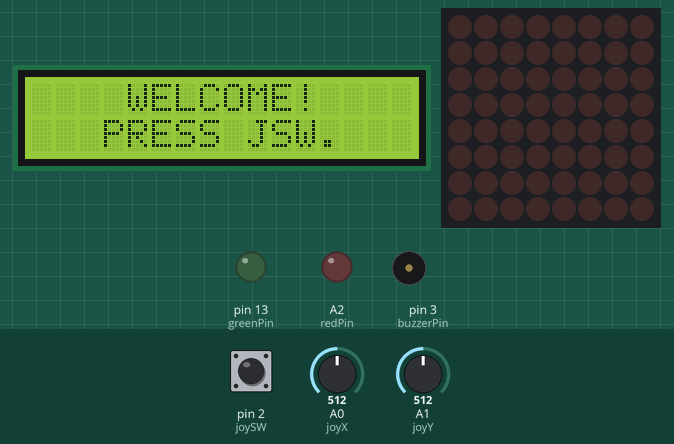
Bench run of a sketch on a simulated Arduino Uno, built with avr-gcc and run on an emulated ATmega328P. Shown: 16×2 character LCD, 8×8 LED matrix, output pins drawn as LEDs (lit = HIGH), buzzer (waves = sounding). The test bench sets the inputs (shaded band); at power-on: pin 2 (joySW) HIGH, A1 (joyY) = 512, A0 (joyX) = 512. Random numbers use the default seed unless the sketch sets one.

Above: at 0.8 s.
0.9 s: pin 2 (joySW) pulled LOW for 0.15 s
At 2.2 s:
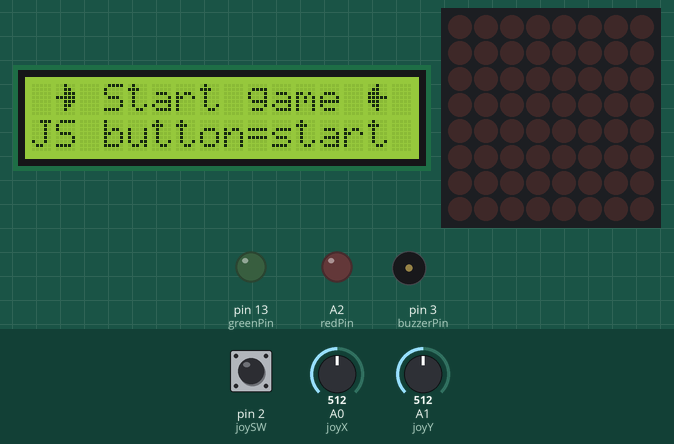
2.9 s: pin 2 (joySW) pulled LOW for 1 s
At 3.16 s:
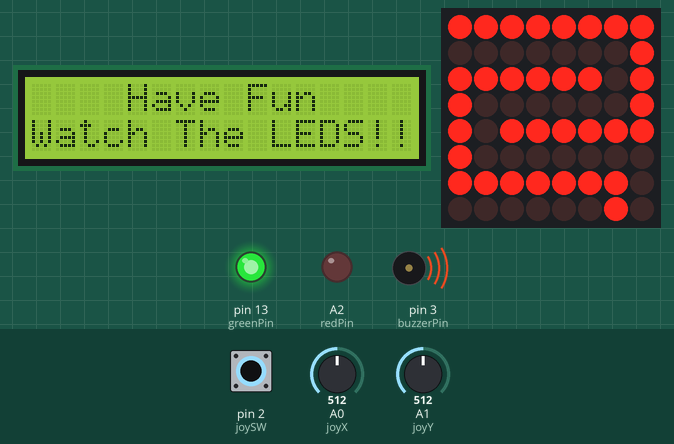
5.4 s: A1 (joyY) set to 582
7.9 s: A1 (joyY) set to 615
At 10.0 s:
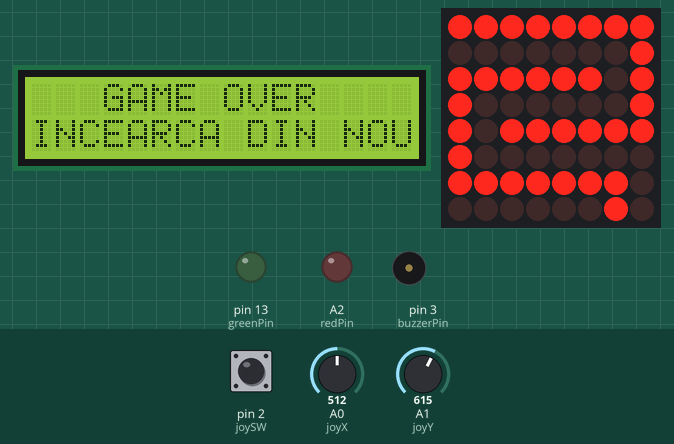
10.3 s: pin 2 (joySW) pulled LOW for 0.15 s
At 11.4 s:
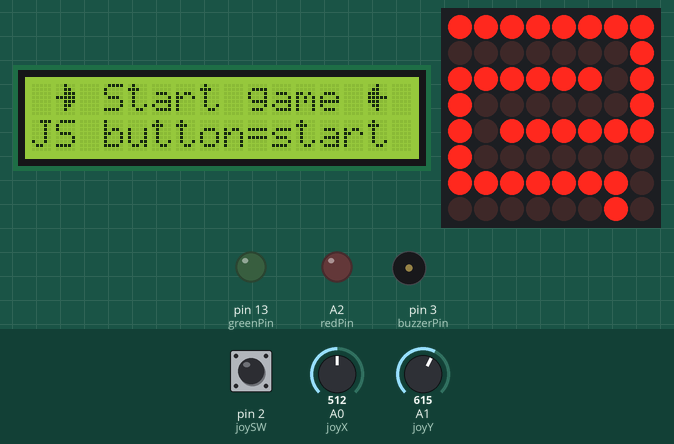
11.9 s: pin 2 (joySW) pulled LOW for 3.2 s
At 13.1 s:
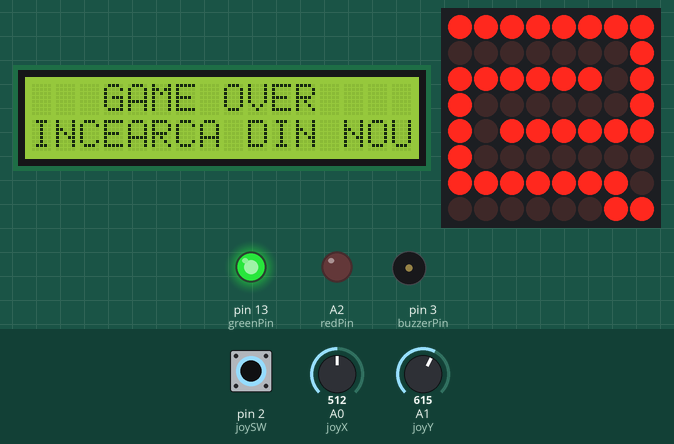
Timing chart, 0 to 14.9 s (numbered marks = the images above; inputs shaded):
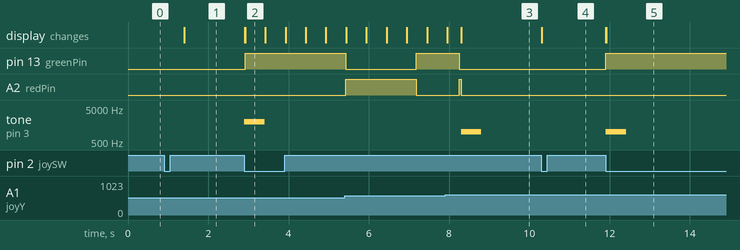

Measured:
- the behaviour switches between 600 and 601 on A1 (joyY) (found by bisection; images 2 and 3)
- after the input at 0.9 s, the display: changes after 0.51 s (image 1)
- after the input at 2.9 s, pin 13 (greenPin): LOW → HIGH at once; tone on pin 3 (buzzerPin): silent → 2000 Hz at once, → silent 0.50 s later; the display: first changes at once (image 2 shows a later state)
- after the input at 7.9 s, tone on pin 3 (buzzerPin): silent → 1000 Hz after 0.40 s, → silent 0.50 s later
- after the input at 10.3 s, the display: first changes at once (image 4 shows a later state)
- after the input at 11.9 s, pin 13 (greenPin): LOW → HIGH at once; tone on pin 3 (buzzerPin): silent → 1000 Hz at once, → silent 0.50 s later; the display: first changes at once (image 5 shows a later state)
- what the display in image 2 shows lasts 0.5 s, from 2.9 s to 3.4 s

The sketch:

matrixgame.ino
```cpp
#include <LiquidCrystal.h>
#include "LedControl.h"
#include <EEPROM.h>

const int dinPin = 12;
const int clockPin = 11;
const int loadPin = 10;

const int redPin = A2;
const int greenPin = 13;
bool greenLEDState = LOW;
bool redLEDState = LOW;
const int buzzerPin = 3;

LedControl lc = LedControl(dinPin, clockPin, loadPin, 1);

byte matrixBrightness = 2;

byte xPos = 0;
byte yPos = 0;
byte xLastPos = 0;
byte yLastPos = 0;


const byte moveInterval = 100;     // Timing variable to control the speed of LED movement
unsigned long long lastMoved = 0;  // Tracks the last time the LED moved
unsigned long startTime = 0;
bool gameEnded = false;
const byte matrixSize = 8;  // Size of the LED matrix
bool matrixChanged = true;  // Flag to track if the matrix display needs updating
// 2D array representing the state of each LED (on/off) in the matrix
bool matrix[matrixSize][matrixSize] = {
  { 1, 1, 1, 1, 1, 1, 1, 1 },
  { 0, 0, 0, 0, 0, 0, 0, 1 },
  { 1, 1, 1, 1, 1, 1, 0, 1 },
  { 1, 0, 0, 0, 0, 0, 0, 1 },
  { 1, 0, 1, 1, 1, 1, 1, 1 },
  { 1, 0, 0, 0, 0, 0, 0, 0 },
  { 1, 1, 1, 1, 1, 1, 1, 0 },
  { 0, 0, 0, 0, 0, 0, 1, 0 }
};

bool initialMatrix[matrixSize][matrixSize];

#define LCD_WIDTH 16

const byte rs = 9;
const byte en = 8;
const byte d4 = 7;
const byte d5 = 6;
const byte d6 = 5;
const byte d7 = 4;
LiquidCrystal lcd(rs, en, d4, d5, d6, d7);

const int joyX = A0;
const int joyY = A1;
const int joySW = 2;

int xValue = 0;
int yValue = 0;
int minThreshold = 200;
int maxThreshold = 600;
bool joyMovedX = false;
bool joyMovedY = false;
bool swState = false;
bool lastSwState = false;

unsigned long lastBlink = 0;
unsigned long blinkInterval = 500;
bool currentLedState = HIGH;

byte leftArr[8] = {
  B00100,
  B01100,
  B11100,
  B11111,
  B11100,
  B01100,
  B00100,
  B00000
};
byte rightArr[8] = {
  B00100,
  B00110,
  B00111,
  B11111,
  B00111,
  B00110,
  B00100,
  B00000
};

byte bell[8] = {
  B00100,
  B01110,
  B01110,
  B01110,
  B11111,
  B00000,
  B00100,
  B00000

};
byte crown[8] = {
  B00000,
  B00100,
  B01110,
  B11111,
  B11111,
  B01110,
  B00100,
  B00000
};
byte questionmark[8] = {
  B00110,
  B01001,
  B01001,
  B00001,
  B00010,
  B00100,
  B00000,
  B00100
};
int score = 0;
int highscore = 0;
long playMillis = 0;

int playerRow = 0;
int playerCol = 0;

bool soundPlaying = false;
unsigned long soundStart = 0;
unsigned long soundDuration = 0;
unsigned int soundFrequency = 0;

enum MenuStates {
  START_GAME,
  HIGH_SCORE,
  SETTINGS,
  ABOUT,
  PLAYING,
  DETAILS,
  GAME_OVER,
  WIN,
  ADJUSTING
} menuState;

bool displayAboutText = false;
bool soundEnabled = true;
unsigned long previousMillis = 0;
long greenInterval = 0;
long redInterval = 0;
bool isGreen = true;

void setup() {
  for (int i = 0; i < matrixSize; ++i) {
    for (int j = 0; j < matrixSize; ++j) {
      initialMatrix[i][j] = matrix[i][j];
    }
  }
  lcd.begin(16, 2);
  lcd.createChar(0, leftArr);
  lcd.createChar(1, rightArr);
  lcd.createChar(2, bell);
  lcd.createChar(3, crown);
  lcd.createChar(4, questionmark);

  pinMode(joySW, INPUT_PULLUP);

  showIntroMessage("PRESS JSW.");


  menuState = START_GAME;

  lc.shutdown(0, false);
  lc.setIntensity(0, 8);
  lc.clearDisplay(0);

  pinMode(redPin, OUTPUT);
  pinMode(greenPin, OUTPUT);

  xPos = 7;
  yPos = 7;

  pinMode(buzzerPin, OUTPUT);

  digitalWrite(redPin, LOW);
  digitalWrite(greenPin, LOW);
   previousMillis = millis();
   Serial.begin(9600);

}

void loop() {

  //alternate();
  switch (menuState) {
    case START_GAME:
      lcd.setCursor(1, 0);
      lcd.write(byte(1));
      centerTextOnLcd("Start game", 0);
      lcd.setCursor(14, 0);
      lcd.write(byte(0));
      centerTextOnLcd("JS button=start", 1);
      break;

    case HIGH_SCORE:
      lcd.setCursor(1, 0);
      lcd.write(byte(3));
      centerTextOnLcd("HighScore", 0);
      lcd.setCursor(14, 0);
      lcd.write(byte(3));
      centerTextOnLcd("JS button=enter", 1);
      //centerTextOnLcd(String("Your HighScore:") + String(highscore), 1);
      break;

    case SETTINGS:
      lcd.setCursor(1, 0);
      lcd.write(byte(2));
      centerTextOnLcd("Settings", 0);
      lcd.setCursor(14, 0);
      lcd.write(byte(2));
      centerTextOnLcd("JS button=enter", 1);
      break;

    case ABOUT:
      lcd.setCursor(1, 0);
      lcd.write(byte(4));
      centerTextOnLcd("About", 0);
      lcd.setCursor(14, 0);
      lcd.write(byte(4));
      centerTextOnLcd("JS button=enter", 1);
      break;


    case DETAILS:
      lcd.setCursor(1, 0);
      centerTextOnLcd("Joc creat de", 0);
      centerTextOnLcd("Marian Matea", 1);
      break;

    case PLAYING:
      // unsigned long seconds = (millis() - startTime) / 1000;  // Calculează timpul în secunde
      centerTextOnLcd("Have Fun", 0);
      centerTextOnLcd("Watch The LEDS!!!", 1);
      //centerTextOnLcd(String(seconds), 1); // Afișează timpul în secunde pe a doua linie
      movegame();
      //playShortStartSound();
       //playSound(1000, 500); //
       //updateSound();

      break;

    case GAME_OVER:
      lcd.setCursor(1, 0);
      centerTextOnLcd("GAME OVER", 0);
      centerTextOnLcd("INCEARCA DIN NOU", 1);
      //playGameOverSound();
      break;
    case WIN:
      lcd.setCursor(1, 0);
      centerTextOnLcd("Ai castigat :D", 0);
      centerTextOnLcd("INCEARCA DIN NOU", 1);
      //playWinSound();
      //updateSound();
      break;
    case ADJUSTING:
      lcd.setCursor(1,0);
      centerTextOnLcd("Control Sunete", 0);
      displaySoundSetting();
       joystickEventCheck();


  }
  joystickEventCheck();


}
void showIntroMessage(const char* message) {
  lcd.clear();
  centerTextOnLcd("WELCOME!", 0);  //  mesajul introductiv centrat pe prima linie

  //  mesajul primit ca parametru centrat pe a doua linie
  centerTextOnLcd(message, 1);

  while (digitalRead(joySW) == HIGH)
    ;
  delay(500);

  lcd.clear();
}

void centerTextOnLcd(String text, short line) {  ///afiseaza textul - *text* centrat - la linia -*line*
  short l = text.length();
  short spaces = (LCD_WIDTH - l) / 2;  /// LCD width - latimea totala a ecranului lcd --- formula pentru nr spatii necesare pt a centra textul
  lcd.setCursor(spaces, line);
  lcd.print(text);
}

void changeMenuState(bool fw) {  /// primim un bool pentru a decide in ce directie mergem -> (true - inainte) -> (false - inapoi)
  if (fw) {
    if (menuState == 3) {
      menuState = 0;
    } else {
      menuState = menuState + 1;
    }
  } else {
    if (menuState == 0) {
      menuState = 3;
    } else {
      menuState = menuState - 1;
    }
  }
  lcd.clear();
}
void joystickEventCheck() {
  yValue = analogRead(joyY);
  if (yValue > maxThreshold && joyMovedY == false) {
    switch (menuState) {
      case START_GAME:
      case HIGH_SCORE:
      case SETTINGS:
      case ABOUT:
        changeMenuState(true);  // inapoi în meniu
      case ADJUSTING:
        toggleSoundSetting(); // inverseaza starea sunetului la apasarea butonului în meniu
        lcd.clear();
        break;
    }
    joyMovedY = true;
  }

  if (yValue < minThreshold && joyMovedY == false) {
    switch (menuState) {
      case START_GAME:
      case HIGH_SCORE:
      case SETTINGS:
      case ABOUT:
        changeMenuState(false);  // inainte în meniu
      case ADJUSTING:
        toggleSoundSetting();
        lcd.clear();
        break;
    }
    joyMovedY = true;
  }

  if (yValue >= minThreshold && yValue <= maxThreshold) {
    joyMovedY = false;
  }

  swState = digitalRead(joySW);
  if (swState != lastSwState) {
    if (swState == LOW) {
      switch (menuState) {
        case ABOUT:
          menuState = DETAILS;
          lcd.clear();
          break;
        case DETAILS:
          menuState = ABOUT;
          lcd.clear();
          break;
        case START_GAME:
          menuState = PLAYING;
          if(soundEnabled){
              int frequency = 2000;
              unsigned long duration = 500;
              tone(buzzerPin, frequency, duration);
          }
          lcd.clear();
          break;
       // case PLAYING: ///
        //  menuState = START_GAME;
        //  lcd.clear();
        //  break;
        case GAME_OVER:
        case WIN:
          resetGame();
          menuState = START_GAME;
          lcd.clear();
          break;
       /* case WIN:
          resetGame();
          menuState = START_GAME;
          lcd.clear();
          break;
        */
        case SETTINGS:
          menuState = ADJUSTING;
          lcd.clear();
          break;

        case ADJUSTING:
          menuState = START_GAME;
          lcd.clear();
          break;

      }
    }
    lastSwState = swState;
  }
}
void movegame() {
  //alternate();
  if (millis() - lastMoved > moveInterval) {
    updatePositions();     // updateaza pozitia ledului in functie de joystick
    lastMoved = millis();  // reseteaza timerul de miscae
  }
  // updatam matricea led daca a aparut vreo schimbare
  if (matrixChanged) {
    updateMatrix();
    matrixChanged = false;
  }
  if (millis() - lastBlink > blinkInterval) {
    // Inverseaza starea LED-ului
    currentLedState = !currentLedState;

    // Actualizeaza starea LED-ului la pozitia curenta în matrice
    lc.setLed(0, xPos, yPos, currentLedState);

    lastBlink = millis();  // Actualizeaza timpul ultimului blink
  }
  alternate();
}

void updateMatrix() {
  for (int row = 0; row < matrixSize; row++) {
    for (int col = 0; col < matrixSize; col++) {
      lc.setLed(0, row, col, matrix[row][col]);
    }
  }
}
/*void updatePositions() {
  int xValue = analogRead(joyX);  // Read the X-axis value
  int yValue = analogRead(joyY);  // Read the Y-axis value
  // Store the last positions
  xLastPos = xPos;
  yLastPos = yPos;
  // Update xPos based on joystick movement
  if (xValue < minThreshold) {
    xPos = (xPos + 1) % matrixSize;
  } else if (xValue > maxThreshold) {
    xPos = (xPos > 0) ? xPos - 1 : matrixSize - 1;
  }
  // Update yPos based on joystick movement
  if (yValue < minThreshold) {
    yPos = (yPos > 0) ? yPos - 1 : matrixSize - 1;
  } else if (yValue > maxThreshold) {
    yPos = (yPos + 1) % matrixSize;
  }
  // Check if the position has changed and update the matrix accordingly
  if (xPos != xLastPos || yPos != yLastPos) {
    matrixChanged = true;
    matrix[xLastPos][yLastPos] = 0;  // Turn off the LED at the last position
    matrix[xPos][yPos] = 1;          // Turn on the LED at the new position
  }
}
*/
void changeState(int led) {
  digitalWrite(greenPin, LOW);
  digitalWrite(redPin, LOW);

  digitalWrite(led, HIGH);


}

void alternate()
{
 unsigned long currentMillis = millis(); // Obține timpul curent

  if (isGreen && (currentMillis - previousMillis >= greenInterval)) {
    previousMillis = currentMillis;
    changeState(redPin); // Trecem la starea rosie
    isGreen = false;
    greenInterval = random(1000, 2700); // Generam un nou interval aleatoriu pentru LED-ul verde
  } else if (!isGreen && (currentMillis - previousMillis >= redInterval)) {
    previousMillis = currentMillis;
    changeState(greenPin); // Trecem la starea verde
    isGreen = true;
    redInterval = random(1000, 3300); // Generam un nou interval aleatoriu pentru LED-ul roșu
  }
}

void updatePositions() {
  int xValue = analogRead(joyX);
  int yValue = analogRead(joyY);

  // Stocarea ultimelor poziții
  xLastPos = xPos;
  yLastPos = yPos;

  // Verificare dacă jucătorul se poate mișca
  if (isGreen) { // Jucătorul se poate mișca doar când LED-ul verde este activ
    // Actualizarea poziției pe baza mișcării joystick-ului
    if (xValue < minThreshold) {
      if (xPos < matrixSize - 1 && !matrix[xPos + 1][yPos]) {
        xPos++;
      }
    } else if (xValue > maxThreshold) {
      if (xPos > 0 && !matrix[xPos - 1][yPos]) {
        xPos--;
      }
    }

    if (yValue < minThreshold) {
      if (yPos > 0 && !matrix[xPos][yPos - 1]) {
        yPos--;
      }
    } else if (yValue > maxThreshold) {
      if (yPos < matrixSize - 1 && !matrix[xPos][yPos + 1]) {
        yPos++;
      }
    }
  }
  if (!isGreen && (xValue < minThreshold || xValue > maxThreshold || yValue < minThreshold || yValue > maxThreshold)) {
    menuState = GAME_OVER; // Setam starea de GAME_OVER in cazul unei miscari cand LED-ul rosu este activ
    if(soundEnabled){
      int frequency = 1000;
      unsigned long duration = 500;
      tone(buzzerPin, frequency, duration);

    }
    resetGame();
  }


  // actualizare matrice in cazul in care pozitia playerului s-a schimbat
  if (xPos != xLastPos || yPos != yLastPos) {
    matrixChanged = true;
    matrix[xLastPos][yLastPos] = 0;  // Stinge LED-ul la ultima pozitie
    matrix[xPos][yPos] = 1;          // Aprinde LED-ul la noua pozitie
  }

  if(xPos==1&&yPos==0){
    menuState=WIN;
    if(soundEnabled){
      int frequency = 3000;
      unsigned long duration = 500;
      tone(buzzerPin, frequency, duration);
    }

    resetGame();
  }

 /*
  if (menuState == GAME_OVER || menuState == WIN) {
    // Dacă starea jocului este GAME_OVER sau WIN, stinge LED-ul la poziția curentă
    matrix[xPos][yPos] = 0;
    matrix[xLastPos][yLastPos] =0;
  }
  */
}

void resetGame() {
  matrix[xLastPos][yLastPos] = 0;
  matrix[xPos][yPos] = 0;
  xPos = 7;
  yPos = 7;
  //xLastPos = 0;
  //yLastPos = 0;
  //menuState = START_GAME;  //

  for (int i = 0; i < matrixSize; ++i) {
    for (int j = 0; j < matrixSize; ++j) {
      matrix[i][j] = initialMatrix[i][j];
    }
  }
  digitalWrite(redPin, LOW);
  digitalWrite(greenPin, LOW);
}


void toggleSoundSetting() {
  soundEnabled = !soundEnabled; // Invertește starea sunetului
}

void displaySoundSetting() {
  lcd.setCursor(0, 1);
  if (soundEnabled) {
    centerTextOnLcd("ON", 1);
  } else {
    centerTextOnLcd("OFF", 1);
  }
}


/*
void alternate()
{
 unsigned long currentMillis = millis(); // Obține timpul curent

  if (isGreen && (currentMillis - previousMillis >= greenInterval)) {
    previousMillis = currentMillis;
    changeState(redPin); // Trecem la starea roșie
    isGreen = false;
  } else if (!isGreen && (currentMillis - previousMillis >= redInterval)) {
    previousMillis = currentMillis;
    changeState(greenPin); // Trecem la starea verde
    isGreen = true;
  }
}*/
```
